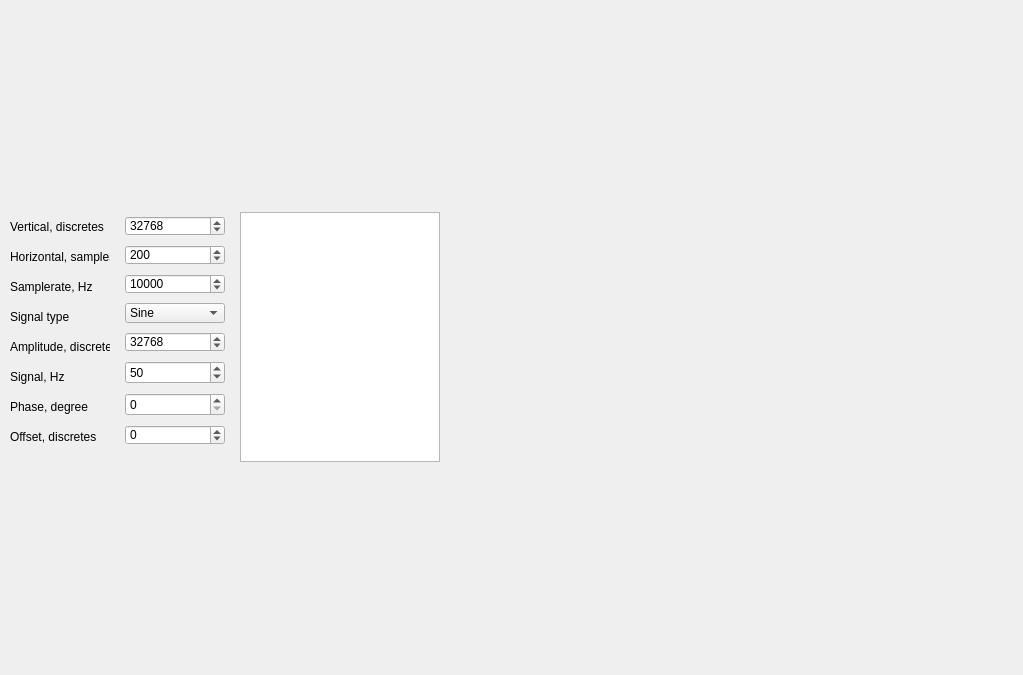
<?xml version="1.0" encoding="UTF-8"?>
<ui version="4.0">
 <class>MainWindow</class>
 <widget class="QMainWindow" name="MainWindow">
  <property name="geometry">
   <rect>
    <x>0</x>
    <y>0</y>
    <width>1023</width>
    <height>675</height>
   </rect>
  </property>
  <property name="windowTitle">
   <string>FIR test</string>
  </property>
  <widget class="QWidget" name="centralwidget">
   <layout class="QVBoxLayout" name="verticalLayout_2">
    <property name="spacing">
     <number>0</number>
    </property>
    <property name="leftMargin">
     <number>0</number>
    </property>
    <property name="topMargin">
     <number>0</number>
    </property>
    <property name="rightMargin">
     <number>0</number>
    </property>
    <property name="bottomMargin">
     <number>0</number>
    </property>
    <item>
     <layout class="QVBoxLayout" name="verticalLayout_chart">
      <property name="spacing">
       <number>0</number>
      </property>
      <property name="leftMargin">
       <number>0</number>
      </property>
      <property name="topMargin">
       <number>0</number>
      </property>
      <property name="rightMargin">
       <number>0</number>
      </property>
      <property name="bottomMargin">
       <number>0</number>
      </property>
     </layout>
    </item>
    <item>
     <layout class="QHBoxLayout" name="horizontalLayout">
      <property name="spacing">
       <number>5</number>
      </property>
      <property name="leftMargin">
       <number>5</number>
      </property>
      <property name="topMargin">
       <number>5</number>
      </property>
      <property name="rightMargin">
       <number>5</number>
      </property>
      <property name="bottomMargin">
       <number>5</number>
      </property>
      <item>
       <layout class="QVBoxLayout" name="verticalLayout">
        <property name="spacing">
         <number>5</number>
        </property>
        <property name="leftMargin">
         <number>5</number>
        </property>
        <property name="topMargin">
         <number>5</number>
        </property>
        <property name="rightMargin">
         <number>5</number>
        </property>
        <property name="bottomMargin">
         <number>5</number>
        </property>
        <item>
         <widget class="QLabel" name="label">
          <property name="minimumSize">
           <size>
            <width>100</width>
            <height>20</height>
           </size>
          </property>
          <property name="maximumSize">
           <size>
            <width>100</width>
            <height>20</height>
           </size>
          </property>
          <property name="text">
           <string>Vertical, discretes</string>
          </property>
         </widget>
        </item>
        <item>
         <widget class="QLabel" name="label_2">
          <property name="minimumSize">
           <size>
            <width>100</width>
            <height>20</height>
           </size>
          </property>
          <property name="maximumSize">
           <size>
            <width>100</width>
            <height>20</height>
           </size>
          </property>
          <property name="text">
           <string>Horizontal, samples</string>
          </property>
         </widget>
        </item>
        <item>
         <widget class="QLabel" name="label_3">
          <property name="minimumSize">
           <size>
            <width>100</width>
            <height>20</height>
           </size>
          </property>
          <property name="maximumSize">
           <size>
            <width>100</width>
            <height>20</height>
           </size>
          </property>
          <property name="text">
           <string>Samplerate, Hz</string>
          </property>
         </widget>
        </item>
        <item>
         <widget class="QLabel" name="label_5">
          <property name="minimumSize">
           <size>
            <width>100</width>
            <height>20</height>
           </size>
          </property>
          <property name="maximumSize">
           <size>
            <width>100</width>
            <height>20</height>
           </size>
          </property>
          <property name="text">
           <string>Signal type</string>
          </property>
         </widget>
        </item>
        <item>
         <widget class="QLabel" name="label_6">
          <property name="minimumSize">
           <size>
            <width>100</width>
            <height>20</height>
           </size>
          </property>
          <property name="maximumSize">
           <size>
            <width>100</width>
            <height>20</height>
           </size>
          </property>
          <property name="text">
           <string>Amplitude, discretes</string>
          </property>
         </widget>
        </item>
        <item>
         <widget class="QLabel" name="label_4">
          <property name="sizePolicy">
           <sizepolicy hsizetype="Preferred" vsizetype="Preferred">
            <horstretch>0</horstretch>
            <verstretch>0</verstretch>
           </sizepolicy>
          </property>
          <property name="minimumSize">
           <size>
            <width>100</width>
            <height>20</height>
           </size>
          </property>
          <property name="maximumSize">
           <size>
            <width>100</width>
            <height>20</height>
           </size>
          </property>
          <property name="text">
           <string>Signal, Hz</string>
          </property>
         </widget>
        </item>
        <item>
         <widget class="QLabel" name="label_7">
          <property name="minimumSize">
           <size>
            <width>100</width>
            <height>20</height>
           </size>
          </property>
          <property name="maximumSize">
           <size>
            <width>100</width>
            <height>20</height>
           </size>
          </property>
          <property name="text">
           <string>Phase, degree</string>
          </property>
         </widget>
        </item>
        <item>
         <widget class="QLabel" name="label_8">
          <property name="minimumSize">
           <size>
            <width>100</width>
            <height>20</height>
           </size>
          </property>
          <property name="maximumSize">
           <size>
            <width>100</width>
            <height>20</height>
           </size>
          </property>
          <property name="text">
           <string>Offset, discretes</string>
          </property>
         </widget>
        </item>
        <item>
         <spacer name="verticalSpacer">
          <property name="orientation">
           <enum>Qt::Vertical</enum>
          </property>
          <property name="sizeType">
           <enum>QSizePolicy::Minimum</enum>
          </property>
          <property name="sizeHint" stdset="0">
           <size>
            <width>10</width>
            <height>10</height>
           </size>
          </property>
         </spacer>
        </item>
       </layout>
      </item>
      <item>
       <layout class="QVBoxLayout" name="verticalLayout_3">
        <property name="spacing">
         <number>5</number>
        </property>
        <property name="sizeConstraint">
         <enum>QLayout::SetDefaultConstraint</enum>
        </property>
        <property name="leftMargin">
         <number>5</number>
        </property>
        <property name="topMargin">
         <number>5</number>
        </property>
        <property name="rightMargin">
         <number>5</number>
        </property>
        <property name="bottomMargin">
         <number>5</number>
        </property>
        <item>
         <widget class="QSpinBox" name="spinBox_vert">
          <property name="minimumSize">
           <size>
            <width>100</width>
            <height>20</height>
           </size>
          </property>
          <property name="maximumSize">
           <size>
            <width>100</width>
            <height>20</height>
           </size>
          </property>
          <property name="minimum">
           <number>256</number>
          </property>
          <property name="maximum">
           <number>65535</number>
          </property>
          <property name="singleStep">
           <number>128</number>
          </property>
          <property name="value">
           <number>32768</number>
          </property>
         </widget>
        </item>
        <item>
         <widget class="QSpinBox" name="spinBox_hor">
          <property name="minimumSize">
           <size>
            <width>100</width>
            <height>20</height>
           </size>
          </property>
          <property name="maximumSize">
           <size>
            <width>100</width>
            <height>20</height>
           </size>
          </property>
          <property name="minimum">
           <number>10</number>
          </property>
          <property name="maximum">
           <number>100000</number>
          </property>
          <property name="singleStep">
           <number>10</number>
          </property>
          <property name="value">
           <number>200</number>
          </property>
         </widget>
        </item>
        <item>
         <widget class="QSpinBox" name="spinBox_samplerate">
          <property name="minimumSize">
           <size>
            <width>100</width>
            <height>20</height>
           </size>
          </property>
          <property name="maximumSize">
           <size>
            <width>100</width>
            <height>20</height>
           </size>
          </property>
          <property name="minimum">
           <number>100</number>
          </property>
          <property name="maximum">
           <number>1000000</number>
          </property>
          <property name="singleStep">
           <number>100</number>
          </property>
          <property name="value">
           <number>10000</number>
          </property>
         </widget>
        </item>
        <item>
         <widget class="QComboBox" name="comboBox_signal">
          <property name="minimumSize">
           <size>
            <width>100</width>
            <height>20</height>
           </size>
          </property>
          <property name="maximumSize">
           <size>
            <width>100</width>
            <height>20</height>
           </size>
          </property>
          <item>
           <property name="text">
            <string>Sine</string>
           </property>
          </item>
          <item>
           <property name="text">
            <string>Square</string>
           </property>
          </item>
          <item>
           <property name="text">
            <string>Saw</string>
           </property>
          </item>
          <item>
           <property name="text">
            <string>Triangle</string>
           </property>
          </item>
          <item>
           <property name="text">
            <string>Random</string>
           </property>
          </item>
         </widget>
        </item>
        <item>
         <widget class="QSpinBox" name="spinBox_ampl">
          <property name="minimumSize">
           <size>
            <width>100</width>
            <height>20</height>
           </size>
          </property>
          <property name="maximumSize">
           <size>
            <width>100</width>
            <height>20</height>
           </size>
          </property>
          <property name="minimum">
           <number>256</number>
          </property>
          <property name="maximum">
           <number>65535</number>
          </property>
          <property name="singleStep">
           <number>128</number>
          </property>
          <property name="value">
           <number>32768</number>
          </property>
         </widget>
        </item>
        <item>
         <widget class="QSpinBox" name="spinBox_signal">
          <property name="sizePolicy">
           <sizepolicy hsizetype="Minimum" vsizetype="Fixed">
            <horstretch>100</horstretch>
            <verstretch>20</verstretch>
           </sizepolicy>
          </property>
          <property name="minimumSize">
           <size>
            <width>100</width>
            <height>20</height>
           </size>
          </property>
          <property name="minimum">
           <number>1</number>
          </property>
          <property name="maximum">
           <number>10000</number>
          </property>
          <property name="singleStep">
           <number>10</number>
          </property>
          <property name="value">
           <number>50</number>
          </property>
          <property name="displayIntegerBase">
           <number>10</number>
          </property>
         </widget>
        </item>
        <item>
         <widget class="QSpinBox" name="spinBox_phase">
          <property name="maximum">
           <number>360</number>
          </property>
          <property name="singleStep">
           <number>10</number>
          </property>
         </widget>
        </item>
        <item>
         <widget class="QSpinBox" name="spinBox_offset">
          <property name="minimumSize">
           <size>
            <width>100</width>
            <height>20</height>
           </size>
          </property>
          <property name="maximumSize">
           <size>
            <width>100</width>
            <height>20</height>
           </size>
          </property>
          <property name="minimum">
           <number>-100000</number>
          </property>
          <property name="maximum">
           <number>100000</number>
          </property>
          <property name="singleStep">
           <number>128</number>
          </property>
         </widget>
        </item>
        <item>
         <spacer name="verticalSpacer_2">
          <property name="orientation">
           <enum>Qt::Vertical</enum>
          </property>
          <property name="sizeType">
           <enum>QSizePolicy::Minimum</enum>
          </property>
          <property name="sizeHint" stdset="0">
           <size>
            <width>10</width>
            <height>10</height>
           </size>
          </property>
         </spacer>
        </item>
       </layout>
      </item>
      <item>
       <layout class="QVBoxLayout" name="verticalLayout_4">
        <property name="spacing">
         <number>5</number>
        </property>
        <property name="leftMargin">
         <number>5</number>
        </property>
        <property name="topMargin">
         <number>5</number>
        </property>
        <property name="rightMargin">
         <number>5</number>
        </property>
        <property name="bottomMargin">
         <number>5</number>
        </property>
        <item>
         <widget class="QListView" name="listView">
          <property name="sizePolicy">
           <sizepolicy hsizetype="Minimum" vsizetype="Minimum">
            <horstretch>0</horstretch>
            <verstretch>0</verstretch>
           </sizepolicy>
          </property>
          <property name="minimumSize">
           <size>
            <width>200</width>
            <height>250</height>
           </size>
          </property>
          <property name="maximumSize">
           <size>
            <width>200</width>
            <height>16777215</height>
           </size>
          </property>
          <property name="contextMenuPolicy">
           <enum>Qt::CustomContextMenu</enum>
          </property>
         </widget>
        </item>
       </layout>
      </item>
      <item>
       <layout class="QVBoxLayout" name="verticalLayout_5">
        <property name="spacing">
         <number>5</number>
        </property>
        <property name="leftMargin">
         <number>5</number>
        </property>
        <property name="topMargin">
         <number>5</number>
        </property>
        <property name="rightMargin">
         <number>5</number>
        </property>
        <property name="bottomMargin">
         <number>5</number>
        </property>
       </layout>
      </item>
      <item>
       <spacer name="horizontalSpacer">
        <property name="orientation">
         <enum>Qt::Horizontal</enum>
        </property>
        <property name="sizeType">
         <enum>QSizePolicy::Expanding</enum>
        </property>
        <property name="sizeHint" stdset="0">
         <size>
          <width>40</width>
          <height>20</height>
         </size>
        </property>
       </spacer>
      </item>
     </layout>
    </item>
   </layout>
  </widget>
 </widget>
 <resources/>
 <connections/>
</ui>
